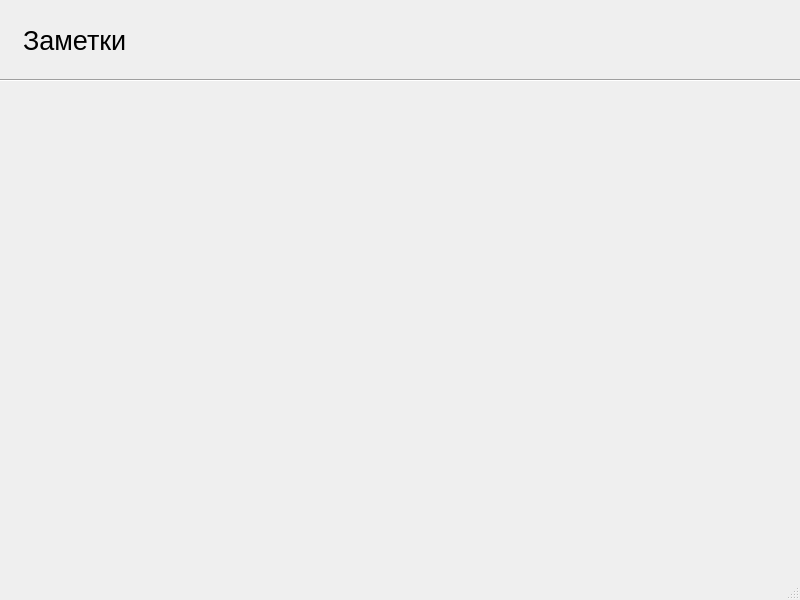
<?xml version="1.0" encoding="UTF-8"?>
<ui version="4.0">
 <class>Notes</class>
 <widget class="QMainWindow" name="Notes">
  <property name="geometry">
   <rect>
    <x>0</x>
    <y>0</y>
    <width>800</width>
    <height>600</height>
   </rect>
  </property>
  <property name="windowTitle">
   <string>Заметки</string>
  </property>
  <property name="windowIcon">
   <iconset>
    <normalon>:/icons/img/icon_notes.png</normalon>
   </iconset>
  </property>
  <widget class="QWidget" name="centralwidget">
   <widget class="QLabel" name="label">
    <property name="geometry">
     <rect>
      <x>23</x>
      <y>10</y>
      <width>271</width>
      <height>61</height>
     </rect>
    </property>
    <property name="font">
     <font>
      <pointsize>20</pointsize>
     </font>
    </property>
    <property name="text">
     <string>Заметки</string>
    </property>
   </widget>
   <widget class="Line" name="line">
    <property name="geometry">
     <rect>
      <x>0</x>
      <y>70</y>
      <width>1311</width>
      <height>20</height>
     </rect>
    </property>
    <property name="orientation">
     <enum>Qt::Horizontal</enum>
    </property>
   </widget>
  </widget>
  <widget class="QMenuBar" name="menubar">
   <property name="geometry">
    <rect>
     <x>0</x>
     <y>0</y>
     <width>800</width>
     <height>26</height>
    </rect>
   </property>
  </widget>
  <widget class="QStatusBar" name="statusbar"/>
 </widget>
 <resources/>
 <connections/>
</ui>
